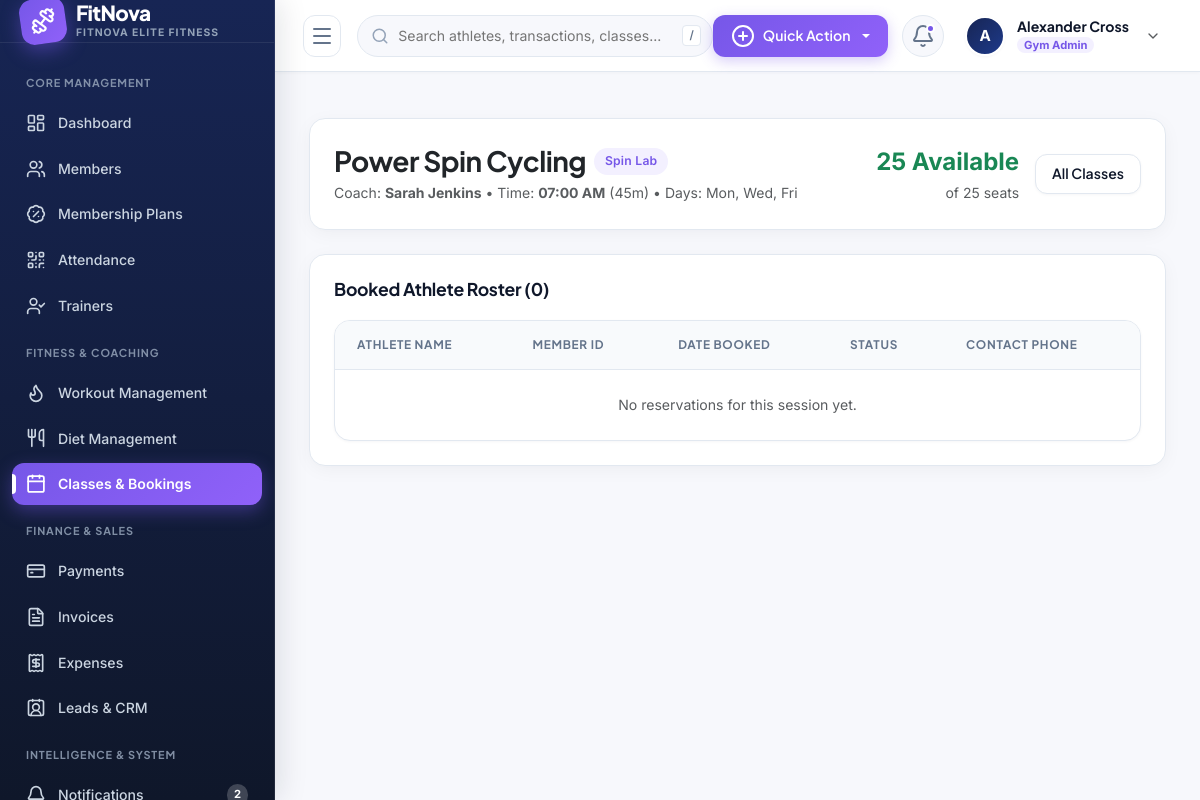
/classes/1/ (signed in), run on the app's committed database.
### apps/accounts/models.py (models this page shows, shortened)
class GymOrganization(models.Model):
    name = models.CharField(max_length=200)
    slug = models.SlugField(max_length=220, unique=True)
    logo = models.ImageField(upload_to='organizations/logos/', null=True, blank=True)
    email = models.EmailField()
    phone = models.CharField(max_length=20)
    website = models.URLField(blank=True, default='')
    tax_id = models.CharField(max_length=50, blank=True, default='', verbose_name='Tax/GST ID')
    currency = models.CharField(max_length=10, default='$')
    is_active = models.BooleanField(default=True)
    created_at = models.DateTimeField(auto_now_add=True)
    updated_at = models.DateTimeField(auto_now=True)
    class Meta:
        verbose_name = 'Gym Organization'
        verbose_name_plural = 'Gym Organizations'
        ordering = ['name']

class User(AbstractUser):
    class Role(models.TextChoices):
        SUPER_ADMIN = 'SUPER_ADMIN', _('Super Admin')
        GYM_ADMIN = 'GYM_ADMIN', _('Gym Admin')
        STAFF = 'STAFF', _('Receptionist / Staff')
        TRAINER = 'TRAINER', _('Trainer')
        MEMBER = 'MEMBER', _('Gym Member')
    class Gender(models.TextChoices):
        MALE = 'MALE', _('Male')
        FEMALE = 'FEMALE', _('Female')
        OTHER = 'OTHER', _('Other')
    role = models.CharField(
        max_length=20,
        choices=Role.choices,
        default=Role.MEMBER,
        db_index=True
    )
    organization = models.ForeignKey(
        GymOrganization,
        on_delete=models.CASCADE,
        null=True,
        blank=True,
        related_name='users'
    )
    branch = models.ForeignKey(
        GymBranch,
        on_delete=models.SET_NULL,
        null=True,
        blank=True,
        related_name='branch_users'
    )
    phone = models.CharField(max_length=20, blank=True, default='')
    profile_picture = models.ImageField(upload_to='profiles/', null=True, blank=True)
    gender = models.CharField(max_length=10, choices=Gender.choices, default=Gender.MALE)
    date_of_birth = models.DateField(null=True, blank=True)
    address = models.TextField(blank=True, default='')
    is_verified = models.BooleanField(default=True)
    class Meta:
        ordering = ['-date_joined']
        indexes = [
            models.Index(fields=['organization', 'role']),
            models.Index(fields=['email']),
        ]
    @property
    def is_member(self):
        return self.role == self.Role.MEMBER

### apps/classes/models.py (models this page shows, shortened)
class FitnessClass(models.Model):
    organization = models.ForeignKey(
        GymOrganization,
        on_delete=models.CASCADE,
        related_name='classes'
    )
    branch = models.ForeignKey(
        GymBranch,
        on_delete=models.SET_NULL,
        null=True,
        blank=True,
        related_name='classes'
    )
    name = models.CharField(max_length=150)
    trainer = models.ForeignKey(
        'trainers.Trainer',
        on_delete=models.SET_NULL,
        null=True,
        blank=True,
        related_name='classes'
    )
    capacity = models.PositiveIntegerField(default=20)
    room = models.CharField(max_length=100, default='Main Studio')
    schedule_time = models.TimeField()
    duration_minutes = models.PositiveIntegerField(default=60)
    days_of_week = models.CharField(max_length=100, default='Monday, Wednesday, Friday')
    description = models.TextField(blank=True, default='')
    is_active = models.BooleanField(default=True)
    created_at = models.DateTimeField(auto_now_add=True)
    class Meta:
        ordering = ['schedule_time']
        verbose_name = 'Fitness Class'
        verbose_name_plural = 'Fitness Classes'
    def active_bookings_count(self, date=None):
        date = date or timezone.now().date()
        return self.bookings.filter(booking_date=date, status='CONFIRMED').count()
    def available_slots(self, date=None):
        return max(0, self.capacity - self.active_bookings_count(date))

### apps/trainers/models.py (models this page shows, shortened)
class Trainer(models.Model):
    class Status(models.TextChoices):
        ACTIVE = 'ACTIVE', 'Active'
        ON_LEAVE = 'ON_LEAVE', 'On Leave'
        INACTIVE = 'INACTIVE', 'Inactive'
    user = models.OneToOneField(
        settings.AUTH_USER_MODEL,
        on_delete=models.CASCADE,
        related_name='trainer_profile'
    )
    organization = models.ForeignKey(
        GymOrganization,
        on_delete=models.CASCADE,
        related_name='trainers'
    )
    branch = models.ForeignKey(
        GymBranch,
        on_delete=models.SET_NULL,
        null=True,
        blank=True,
        related_name='trainers'
    )
    employee_id = models.CharField(max_length=50, unique=True)
    specialization = models.CharField(max_length=200, default='General Fitness')
    bio = models.TextField(blank=True, default='')
    experience_years = models.PositiveIntegerField(default=1)
    certifications = models.TextField(blank=True, default='')
    hourly_rate = models.DecimalField(max_digits=10, decimal_places=2, default=0.00)
    rating = models.DecimalField(max_digits=3, decimal_places=1, default=5.0)
    status = models.CharField(max_length=20, choices=Status.choices, default=Status.ACTIVE)
    joined_date = models.DateField(auto_now_add=True)
    class Meta:
        ordering = ['user__first_name', 'user__last_name']
        verbose_name = 'Trainer'
        verbose_name_plural = 'Trainers'
    @property
    def full_name(self):
        return self.user.get_full_name() or self.user.username

### apps/classes/views.py (the view)
# urls.py: path('<int:pk>/', views.class_detail, name='class_detail'),
@login_required
def class_detail(request, pk):
    cls = get_object_or_404(FitnessClass, pk=pk)
    today = timezone.now().date()
    bookings = cls.bookings.filter(booking_date__gte=today).select_related('member__user').order_by('booking_date')
    return render(request, 'classes/class_detail.html', {
        'cls': cls,
        'bookings': bookings,
        'today': today,
        'slots_left': cls.available_slots(today)
    })

### apps/accounts/context_processors.py (called while the page is built)
def global_fitnova_context(request):
    if not request.user.is_authenticated:
        return {}
    unread_count = 0
    recent_notifications = []
    try:
        notifications_qs = request.user.notifications.all()
        unread_count = notifications_qs.filter(is_read=False).count()
        recent_notifications = notifications_qs[:5]
    except Exception:
        pass
    return {
        'unread_notifications_count': unread_count,
        'recent_notifications': recent_notifications,
        'current_org': getattr(request.user, 'organization', None),
        'current_branch': getattr(request.user, 'branch', None),
    }

### templates/classes/class_detail.html (shortened to what this page needs)
{% extends 'base.html' %}
{% block content %}
<div class="row g-4">
  <div class="col-12">
    <div class="fn-card p-4">
      <div class="d-flex flex-wrap align-items-center justify-content-between gap-3">
        <div>
          <div class="d-flex align-items-center gap-2 mb-1">
            <h3 class="fw-bold text-dark mb-0">{{ cls.name }}</h3>
            <span class="fn-badge fn-badge-accent">{{ cls.room }}</span>
          </div>
          <div class="text-muted small">
            Coach: <strong>{{ cls.trainer.full_name|default:"Head Trainer" }}</strong> &bull;
            Time: <strong>{{ cls.schedule_time|time:"h:i A" }}</strong> ({{ cls.duration_minutes }}m) &bull;
            Days: {{ cls.days_of_week }}
          </div>
        </div>
        <div class="d-flex align-items-center gap-3">
          <div class="text-end">
            <div class="fs-4 fw-bold text-success">{{ slots_left }} Available</div>
            <small class="text-muted">of {{ cls.capacity }} seats</small>
          </div>
          <a href="{% url 'classes:class_list' %}" class="btn btn-fn-outline">All Classes</a>
        </div>
      </div>
    </div>
  </div>
  <div class="col-12">
    <div class="fn-card">
      <div class="fn-card-header">
        <h5 class="fn-card-title">Booked Athlete Roster ({{ bookings|length }})</h5>
      </div>
      <div class="fn-table-responsive">
        <table class="fn-table">
          <thead>
            <tr>
              <th>Athlete Name</th>
              <th>Member ID</th>
              <th>Date Booked</th>
              <th>Status</th>
              <th>Contact Phone</th>
            </tr>
          </thead>
          <tbody>
            {% for b in bookings %}
            <tr>
              <td>
                <a href="{% url 'members:member_detail' b.member.id %}" class="fw-bold text-dark text-decoration-none hover-primary">{{ b.member.full_name }}</a>
              </td>
              <td><span class="badge bg-light text-dark">{{ b.member.member_id }}</span></td>
              <td>{{ b.booking_date|date:"D, M d, Y" }}</td>
              <td><span class="fn-badge fn-badge-success">{{ b.get_status_display }}</span></td>
              <td>{{ b.member.phone }}</td>
            </tr>
            {% empty %}
            <tr><td colspan="5" class="text-center text-muted py-4">No reservations for this session yet.</td></tr>
            {% endfor %}
          </tbody>
        </table>
      </div>
    </div>
  </div>
</div>
{% endblock %}

### templates/base.html (shortened to what this page needs)
{% load static %}
<!DOCTYPE html>
<html lang="en">
<head>
  <link href="https://cdn.jsdelivr.net/npm/bootstrap@5.3.3/dist/css/bootstrap.min.css" rel="stylesheet">
  <link rel="stylesheet" href="{% static 'css/fitnova.css' %}">
</head>
<body>
<div class="fn-app-wrapper">
  <aside class="fn-sidebar">
    <a href="{% url 'dashboard:index' %}" class="fn-sidebar-brand">
      <div class="fn-brand-logo-icon">
        <i data-lucide="dumbbell"></i>
      </div>
      <div class="fn-brand-text">
        <span class="fn-brand-title">FitNova</span>
        <span class="fn-brand-badge">{{ current_org.name|default:"GYM SAAS" }}</span>
      </div>
    </a>
    <div class="fn-sidebar-nav">
      <div class="fn-nav-header-title">Core Management</div>
      <a href="{% url 'dashboard:index' %}" class="fn-nav-link {% if request.resolver_match.app_name == 'dashboard' and request.resolver_match.url_name == 'index' %}active{% endif %}">
        <i data-lucide="layout-dashboard"></i>
        <span class="fn-nav-text">Dashboard</span>
      </a>
      {% if not user.is_member %}
      <a href="{% url 'members:member_list' %}" class="fn-nav-link {% if request.resolver_match.app_name == 'members' %}active{% endif %}">
        <i data-lucide="users"></i>
        <span class="fn-nav-text">Members</span>
      </a>
      {% endif %}
      {% if not user.is_member %}
      <a href="{% url 'memberships:plan_list' %}" class="fn-nav-link {% if request.resolver_match.app_name == 'memberships' %}active{% endif %}">
        <i data-lucide="badge-percent"></i>
        <span class="fn-nav-text">Membership Plans</span>
      </a>
      {% endif %}
      <a href="{% url 'attendance:attendance_list' %}" class="fn-nav-link {% if request.resolver_match.app_name == 'attendance' %}active{% endif %}">
        <i data-lucide="qr-code"></i>
        <span class="fn-nav-text">Attendance</span>
      </a>
      {% if not user.is_member %}
      <a href="{% url 'trainers:trainer_list' %}" class="fn-nav-link {% if request.resolver_match.app_name == 'trainers' %}active{% endif %}">
        <i data-lucide="user-check"></i>
        <span class="fn-nav-text">Trainers</span>
      </a>
      {% endif %}
      <div class="fn-nav-header-title">Fitness & Coaching</div>
      <a href="{% url 'fitness:workout_list' %}" class="fn-nav-link {% if request.resolver_match.app_name == 'fitness' and 'workout' in request.path %}active{% endif %}">
        <i data-lucide="flame"></i>
        <span class="fn-nav-text">Workout Management</span>
      </a>
      <a href="{% url 'fitness:diet_list' %}" class="fn-nav-link {% if request.resolver_match.app_name == 'fitness' and 'diet' in request.path %}active{% endif %}">
        <i data-lucide="utensils"></i>
        <span class="fn-nav-text">Diet Management</span>
      </a>
      <a href="{% url 'classes:class_list' %}" class="fn-nav-link {% if request.resolver_match.app_name == 'classes' %}active{% endif %}">
        <i data-lucide="calendar"></i>
        <span class="fn-nav-text">Classes & Bookings</span>
      </a>
      {% if not user.is_member %}
      <div class="fn-nav-header-title">Finance & Sales</div>
      <a href="{% url 'payments:payment_list' %}" class="fn-nav-link {% if request.resolver_match.app_name == 'payments' and request.resolver_match.url_name == 'payment_list' %}active{% endif %}">
        <i data-lucide="credit-card"></i>
        <span class="fn-nav-text">Payments</span>
      </a>
      <a href="{% url 'payments:invoice_list' %}" class="fn-nav-link {% if request.resolver_match.app_name == 'payments' and 'invoice' in request.path %}active{% endif %}">
        <i data-lucide="file-text"></i>
        <span class="fn-nav-text">Invoices</span>
      </a>
      <a href="{% url 'payments:expense_list' %}" class="fn-nav-link {% if request.resolver_match.app_name == 'payments' and 'expense' in request.path %}active{% endif %}">
        <i data-lucide="receipt"></i>
        <span class="fn-nav-text">Expenses</span>
      </a>
      <a href="{% url 'crm:lead_list' %}" class="fn-nav-link {% if request.resolver_match.app_name == 'crm' %}active{% endif %}">
        <i data-lucide="contact-round"></i>
        <span class="fn-nav-text">Leads & CRM</span>
      </a>
      {% endif %}
      <div class="fn-nav-header-title">Intelligence & System</div>
      <a href="{% url 'notifications:list' %}" class="fn-nav-link {% if request.resolver_match.app_name == 'notifications' %}active{% endif %}">
        <i data-lucide="bell"></i>
        <span class="fn-nav-text">Notifications</span>
        {% if unread_notifications_count > 0 %}
        <span class="fn-nav-badge">{{ unread_notifications_count }}</span>
        {% endif %}
      </a>
    </div>
  </aside>
  <main class="fn-main-content">
    <header class="fn-topbar">
      <div class="fn-topbar-left">
        <button type="button" class="fn-sidebar-toggle-btn" id="fnSidebarToggle" title="Toggle Navigation">
          <i data-lucide="menu"></i>
        </button>
        <form action="{% url 'dashboard:search' %}" method="GET" class="fn-global-search">
          <input type="text" name="q" id="fnGlobalSearchInput" placeholder="Search athletes, transactions, classes..." value="{{ request.GET.q }}">
          <span class="fn-search-badge">/</span>
        </form>
      </div>
      <div class="fn-topbar-right">
        {% if not user.is_member %}
        <div class="dropdown">
          <button class="btn-fn-accent dropdown-toggle" type="button" data-bs-toggle="dropdown" aria-expanded="false">
            <i data-lucide="plus-circle"></i>
            <span>Quick Action</span>
          </button>
        </div>
        {% endif %}
        <div class="dropdown">
          <a href="#" class="fn-icon-btn {% if unread_notifications_count > 0 %}has-unread{% endif %}" data-bs-toggle="dropdown" aria-expanded="false" title="Notification Center">
            <i data-lucide="bell"></i>
            {% if unread_notifications_count > 0 %}
            <span class="fn-badge-dot"></span>
            {% endif %}
          </a>
        </div>
        <div class="dropdown">
          <div class="fn-user-dropdown" data-bs-toggle="dropdown" aria-expanded="false">
            <div class="fn-avatar">
              {% if user.profile_picture %}
              <img src="{{ user.profile_picture.url }}" alt="{{ user.first_name }}">
              {% else %}
              {{ user.first_name|default:user.username|make_list|first|upper }}
              {% endif %}
            </div>
            <div class="fn-user-meta d-none d-md-flex">
              <span class="fn-user-name">{{ user.get_full_name|default:user.username }}</span>
              <span class="fn-user-role-badge">{{ user.get_role_display }}</span>
            </div>
            <i data-lucide="chevron-down" class="text-muted ms-1" style="width: 16px;"></i>
          </div>
        </div>
      </div>
    </header>
    <div class="container-fluid px-4 pt-3">
    </div>
    <div class="fn-page-container fn-animate-in">
      {% block content %}{% endblock %}
    </div>
  </main>
</div>
</body>
</html>

### data on the page
GymOrganization: name "FITNOVA ELITE FITNESS"
User: first_name|make_list "A", get_full_name "Alexander Cross", role "Gym Admin"
FitnessClass: name "Power Spin Cycling", room "Spin Lab", trainer.full_name "Sarah Jenkins", schedule_time "07:00 AM", duration_minutes "45", days_of_week "Mon, Wed, Fri", capacity "25"

### other printed values
{{ unread_notifications_count }} "2"
{{ slots_left }} "25"
{{ bookings|length }} "0"
